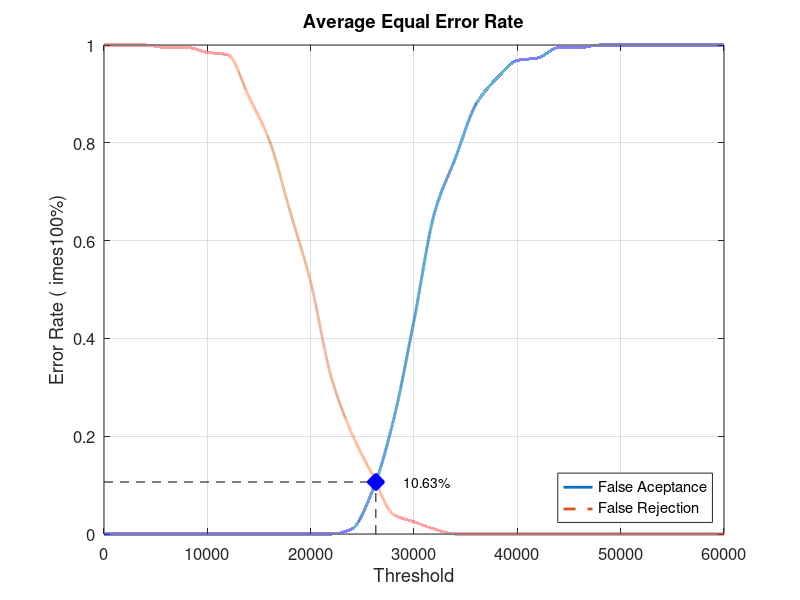
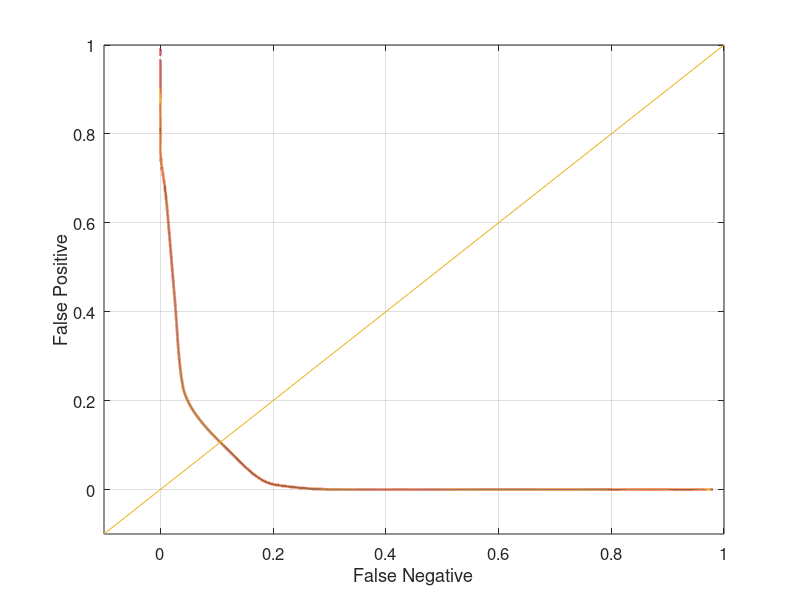

These charts were generated, in order, by the following MATLAB code:
close all;
clear;
clc;
x = 0:2000:60000;
xq = 0:0.5:60000;

y0 = [0 0 0 0 0 0 0 0 0 0 0 0 0.0105263 0.0894737 0.231579 0.436842 0.657895 0.768421 0.878947 0.931579 0.968421 0.973684 0.994737 0.994737 1 1 1 1 1 1 1]
yy0 = interp1(x, y0, xq, 'pchip');
y1 = [1 1 1 0.995 0.995 0.985 0.98 0.895 0.805 0.66 0.515 0.32 0.205 0.12 0.04 0.025 0.01 0 0 0 0 0 0 0 0 0 0 0 0 0 0]
yy1 = interp1(x, y1, xq, 'pchip');

% Calculating EER: 
y2 = abs(y0 - y1);
find(y2 == min(y2))
yy2 = abs(yy0 - yy1);
xEER = find(yy2 == min(yy2));
xEERIndex = xq(xEER) % X-axis EER
yEER = yy0(xEER) % Y-axis EER

main = figure
plot(xq, yy0,'-','LineWidth', 2);	hold on
plot(xq, yy1,'--','LineWidth', 2);	hold on
plot([xEERIndex xEERIndex], [0 yEER], 'k--');	hold on
plot([0 xEERIndex], [yEER yEER], 'k--');	hold on
plot(xEERIndex, yEER, 'bx', 'LineWidth', 10);	hold on
text(xEERIndex + 10 * xEERIndex / 100, yEER, [num2str(round((10000 * yEER)) / 100) '%'])
legend('False Aceptance', 'False Rejection', 'Location', 'SouthEast')
xlabel('Threshold')
ylabel('Error Rate (	imes100%)')
title('Average Equal Error Rate')
set(gca, 'FontSize', 12)
axis([0 60000 0 1])
grid on

print(main, 'Database1_2Main', '-dpng');
FNRxFPR = figure('Color', [1 1 1]);
plot(yy1, yy0, '-', yy1, yy0, 'LineWidth', 2);
hold on
y = -0.1:0.1:1
plot(y, y); 
set(gca, 'FontSize', 12)
xlabel('False Negative')
ylabel('False Positive')
axis([-0.1 1 -0.1 1])
set(gca, 'FontSize', 12)
grid on

print(FNRxFPR, 'Database1_2FNRxFPR','-dpng');
